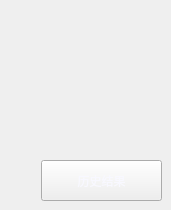
     <widget class="QWidget" name="page_15">
      <widget class="QPushButton" name="pushButton_22">
       <property name="geometry">
        <rect>
         <x>69</x>
         <y>40</y>
         <width>57</width>
         <height>57</height>
        </rect>
       </property>
       <property name="focusPolicy">
        <enum>Qt::NoFocus</enum>
       </property>
       <property name="styleSheet">
        <string notr="true">background:transparent;
border-image: url(:/re/back.png);</string>
       </property>
       <property name="text">
        <string/>
       </property>
       <property name="flat">
        <bool>true</bool>
       </property>
      </widget>
      <widget class="QPushButton" name="pushButton_96">
       <property name="enabled">
        <bool>true</bool>
       </property>
       <property name="geometry">
        <rect>
         <x>41</x>
         <y>160</y>
         <width>121</width>
         <height>41</height>
        </rect>
       </property>
       <property name="focusPolicy">
        <enum>Qt::NoFocus</enum>
       </property>
       <property name="styleSheet">
        <string notr="true">border-image: url(:/LCD_CS351/LCD_CS351/35_all/67.bmp);
font: 18pt &quot;黑体&quot;;
color: rgb(248, 248, 255);</string>
       </property>
       <property name="text">
        <string>历史结果</string>
       </property>
      </widget>
      <widget class="QLabel" name="label_166">
       <property name="geometry">
        <rect>
         <x>16</x>
         <y>168</y>
         <width>17</width>
         <height>27</height>
        </rect>
       </property>
       <property name="styleSheet">
        <string notr="true">border-image: url(:/LCD_CS351/LCD_CS351/logo/triangle.png);</string>
       </property>
       <property name="text">
        <string/>
       </property>
      </widget>
     </widget>
